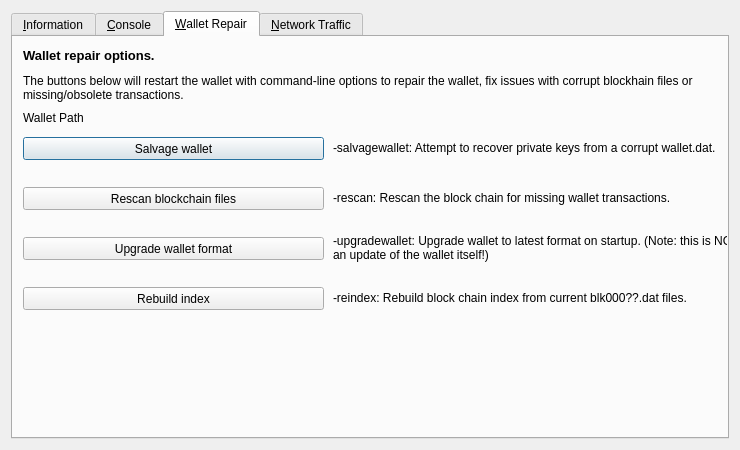
<?xml version="1.0" encoding="UTF-8"?>
<ui version="4.0">
 <class>RPCConsole</class>
 <widget class="QDialog" name="RPCConsole">
  <property name="geometry">
   <rect>
    <x>0</x>
    <y>0</y>
    <width>740</width>
    <height>450</height>
   </rect>
  </property>
  <property name="windowTitle">
   <string>GalaxyCash - Debug window</string>
  </property>
  <layout class="QVBoxLayout" name="verticalLayout_2">
   <item>
    <widget class="QTabWidget" name="tabWidget">
     <property name="currentIndex">
      <number>2</number>
     </property>
     <widget class="QWidget" name="tab_info">
      <attribute name="title">
       <string>&amp;Information</string>
      </attribute>
      <layout class="QGridLayout" name="gridLayout" columnstretch="0,0">
       <property name="horizontalSpacing">
        <number>12</number>
       </property>
       <item row="13" column="0">
        <widget class="QLabel" name="label_2">
         <property name="text">
          <string>Last block time</string>
         </property>
        </widget>
       </item>
       <item row="16" column="0">
        <widget class="QPushButton" name="openDebugLogfileButton">
         <property name="toolTip">
          <string>Open the GalaxyCash debug log file from the current data directory. This can take a few seconds for large log files.</string>
         </property>
         <property name="text">
          <string>&amp;Open</string>
         </property>
         <property name="autoDefault">
          <bool>false</bool>
         </property>
        </widget>
       </item>
       <item row="15" column="0">
        <widget class="QLabel" name="labelDebugLogfile">
         <property name="font">
          <font>
           <weight>75</weight>
           <bold>true</bold>
          </font>
         </property>
         <property name="text">
          <string>Debug log file</string>
         </property>
        </widget>
       </item>
       <item row="18" column="0">
        <widget class="QPushButton" name="showCLOptionsButton">
         <property name="toolTip">
          <string>Show the GalaxyCash-Qt help message to get a list with possible GalaxyCash command-line options.</string>
         </property>
         <property name="text">
          <string>&amp;Show</string>
         </property>
         <property name="autoDefault">
          <bool>false</bool>
         </property>
        </widget>
       </item>
       <item row="19" column="0">
        <spacer name="verticalSpacer">
         <property name="orientation">
          <enum>Qt::Vertical</enum>
         </property>
         <property name="sizeHint" stdset="0">
          <size>
           <width>20</width>
           <height>40</height>
          </size>
         </property>
        </spacer>
       </item>
       <item row="2" column="1">
        <widget class="QLabel" name="clientCodename">
         <property name="text">
          <string>N/A</string>
         </property>
        </widget>
       </item>
       <item row="2" column="0">
        <widget class="QLabel" name="label_4">
         <property name="text">
          <string>Client codename</string>
         </property>
        </widget>
       </item>
       <item row="17" column="0">
        <widget class="QLabel" name="labelCLOptions">
         <property name="font">
          <font>
           <weight>75</weight>
           <bold>true</bold>
          </font>
         </property>
         <property name="text">
          <string>Command-line options</string>
         </property>
        </widget>
       </item>
       <item row="9" column="0">
        <widget class="QLabel" name="label_15">
         <property name="text">
          <string>Number of masternodes</string>
         </property>
        </widget>
       </item>
       <item row="3" column="0">
        <widget class="QLabel" name="label_6">
         <property name="text">
          <string>Client version</string>
         </property>
        </widget>
       </item>
       <item row="3" column="1">
        <widget class="QLabel" name="clientVersion">
         <property name="cursor">
          <cursorShape>IBeamCursor</cursorShape>
         </property>
         <property name="text">
          <string>N/A</string>
         </property>
         <property name="textFormat">
          <enum>Qt::PlainText</enum>
         </property>
         <property name="textInteractionFlags">
          <set>Qt::LinksAccessibleByMouse|Qt::TextSelectableByKeyboard|Qt::TextSelectableByMouse</set>
         </property>
        </widget>
       </item>
       <item row="1" column="0">
        <widget class="QLabel" name="label_5">
         <property name="text">
          <string>Client name</string>
         </property>
        </widget>
       </item>
       <item row="0" column="0">
        <widget class="QLabel" name="label_9">
         <property name="font">
          <font>
           <weight>75</weight>
           <bold>true</bold>
          </font>
         </property>
         <property name="text">
          <string>GalaxyCash Core</string>
         </property>
        </widget>
       </item>
       <item row="1" column="1">
        <widget class="QLabel" name="clientName">
         <property name="cursor">
          <cursorShape>IBeamCursor</cursorShape>
         </property>
         <property name="text">
          <string>N/A</string>
         </property>
         <property name="textFormat">
          <enum>Qt::PlainText</enum>
         </property>
         <property name="textInteractionFlags">
          <set>Qt::LinksAccessibleByMouse|Qt::TextSelectableByKeyboard|Qt::TextSelectableByMouse</set>
         </property>
        </widget>
       </item>
       <item row="5" column="0">
        <widget class="QLabel" name="label_12">
         <property name="text">
          <string>Build date</string>
         </property>
        </widget>
       </item>
       <item row="4" column="0">
        <widget class="QLabel" name="label_14">
         <property name="text">
          <string>Using OpenSSL version</string>
         </property>
         <property name="indent">
          <number>10</number>
         </property>
        </widget>
       </item>
       <item row="6" column="0">
        <widget class="QLabel" name="label_13">
         <property name="text">
          <string>Startup time</string>
         </property>
        </widget>
       </item>
       <item row="4" column="1">
        <widget class="QLabel" name="openSSLVersion">
         <property name="cursor">
          <cursorShape>IBeamCursor</cursorShape>
         </property>
         <property name="text">
          <string>N/A</string>
         </property>
         <property name="textFormat">
          <enum>Qt::PlainText</enum>
         </property>
         <property name="textInteractionFlags">
          <set>Qt::LinksAccessibleByMouse|Qt::TextSelectableByKeyboard|Qt::TextSelectableByMouse</set>
         </property>
        </widget>
       </item>
       <item row="7" column="0">
        <widget class="QLabel" name="label_11">
         <property name="font">
          <font>
           <weight>75</weight>
           <bold>true</bold>
          </font>
         </property>
         <property name="text">
          <string>Network</string>
         </property>
        </widget>
       </item>
       <item row="10" column="1">
        <widget class="QCheckBox" name="isTestNet">
         <property name="enabled">
          <bool>false</bool>
         </property>
         <property name="text">
          <string/>
         </property>
        </widget>
       </item>
       <item row="6" column="1">
        <widget class="QLabel" name="startupTime">
         <property name="cursor">
          <cursorShape>IBeamCursor</cursorShape>
         </property>
         <property name="text">
          <string>N/A</string>
         </property>
         <property name="textFormat">
          <enum>Qt::PlainText</enum>
         </property>
         <property name="textInteractionFlags">
          <set>Qt::LinksAccessibleByMouse|Qt::TextSelectableByKeyboard|Qt::TextSelectableByMouse</set>
         </property>
        </widget>
       </item>
       <item row="5" column="1">
        <widget class="QLabel" name="buildDate">
         <property name="cursor">
          <cursorShape>IBeamCursor</cursorShape>
         </property>
         <property name="text">
          <string>N/A</string>
         </property>
         <property name="textFormat">
          <enum>Qt::PlainText</enum>
         </property>
         <property name="textInteractionFlags">
          <set>Qt::LinksAccessibleByMouse|Qt::TextSelectableByKeyboard|Qt::TextSelectableByMouse</set>
         </property>
        </widget>
       </item>
       <item row="8" column="0">
        <widget class="QLabel" name="label_7">
         <property name="text">
          <string>Number of connections</string>
         </property>
        </widget>
       </item>
       <item row="8" column="1">
        <widget class="QLabel" name="numberOfConnections">
         <property name="cursor">
          <cursorShape>IBeamCursor</cursorShape>
         </property>
         <property name="text">
          <string>N/A</string>
         </property>
         <property name="textFormat">
          <enum>Qt::PlainText</enum>
         </property>
         <property name="textInteractionFlags">
          <set>Qt::LinksAccessibleByMouse|Qt::TextSelectableByKeyboard|Qt::TextSelectableByMouse</set>
         </property>
        </widget>
       </item>
       <item row="11" column="0">
        <widget class="QLabel" name="label_10">
         <property name="font">
          <font>
           <weight>75</weight>
           <bold>true</bold>
          </font>
         </property>
         <property name="text">
          <string>Block chain</string>
         </property>
        </widget>
       </item>
       <item row="10" column="0">
        <widget class="QLabel" name="label_8">
         <property name="text">
          <string>On testnet</string>
         </property>
        </widget>
       </item>
       <item row="12" column="1">
        <widget class="QLabel" name="numberOfBlocks">
         <property name="cursor">
          <cursorShape>IBeamCursor</cursorShape>
         </property>
         <property name="text">
          <string>N/A</string>
         </property>
         <property name="textFormat">
          <enum>Qt::PlainText</enum>
         </property>
         <property name="textInteractionFlags">
          <set>Qt::LinksAccessibleByMouse|Qt::TextSelectableByKeyboard|Qt::TextSelectableByMouse</set>
         </property>
        </widget>
       </item>
       <item row="13" column="1">
        <widget class="QLabel" name="lastBlockTime">
         <property name="cursor">
          <cursorShape>IBeamCursor</cursorShape>
         </property>
         <property name="text">
          <string>N/A</string>
         </property>
         <property name="textFormat">
          <enum>Qt::PlainText</enum>
         </property>
         <property name="textInteractionFlags">
          <set>Qt::LinksAccessibleByMouse|Qt::TextSelectableByKeyboard|Qt::TextSelectableByMouse</set>
         </property>
        </widget>
       </item>
       <item row="14" column="0">
        <spacer name="verticalSpacer_2">
         <property name="orientation">
          <enum>Qt::Vertical</enum>
         </property>
         <property name="sizeHint" stdset="0">
          <size>
           <width>20</width>
           <height>20</height>
          </size>
         </property>
        </spacer>
       </item>
       <item row="12" column="0">
        <widget class="QLabel" name="label_3">
         <property name="text">
          <string>Current number of blocks</string>
         </property>
        </widget>
       </item>
       <item row="9" column="1">
        <widget class="QLabel" name="numberOfMasternodes">
         <property name="text">
          <string>N/A</string>
         </property>
        </widget>
       </item>
      </layout>
     </widget>
     <widget class="QWidget" name="tab_console">
      <attribute name="title">
       <string>&amp;Console</string>
      </attribute>
      <layout class="QVBoxLayout" name="verticalLayout_3">
       <property name="spacing">
        <number>3</number>
       </property>
       <item>
        <widget class="QTextEdit" name="messagesWidget">
         <property name="minimumSize">
          <size>
           <width>0</width>
           <height>100</height>
          </size>
         </property>
         <property name="readOnly">
          <bool>true</bool>
         </property>
         <property name="tabKeyNavigation" stdset="0">
          <bool>false</bool>
         </property>
         <property name="columnCount" stdset="0">
          <number>2</number>
         </property>
        </widget>
       </item>
       <item>
        <layout class="QHBoxLayout" name="horizontalLayout">
         <property name="spacing">
          <number>3</number>
         </property>
         <item>
          <widget class="QLabel" name="label">
           <property name="text">
            <string notr="true">&gt;</string>
           </property>
          </widget>
         </item>
         <item>
          <widget class="QLineEdit" name="lineEdit"/>
         </item>
         <item>
          <widget class="QPushButton" name="clearButton">
           <property name="maximumSize">
            <size>
             <width>24</width>
             <height>24</height>
            </size>
           </property>
           <property name="toolTip">
            <string>Clear console</string>
           </property>
           <property name="text">
            <string/>
           </property>
           <property name="icon">
            <iconset resource="../galaxycash.qrc">
             <normaloff>:/icons/remove</normaloff>:/icons/remove</iconset>
           </property>
           <property name="shortcut">
            <string notr="true">Ctrl+L</string>
           </property>
           <property name="autoDefault">
            <bool>false</bool>
           </property>
          </widget>
         </item>
        </layout>
       </item>
      </layout>
     </widget>
     <widget class="QWidget" name="tab_repair">
      <attribute name="title">
       <string>&amp;Wallet Repair</string>
      </attribute>
      <widget class="QPushButton" name="btn_salvagewallet">
       <property name="geometry">
        <rect>
         <x>10</x>
         <y>100</y>
         <width>301</width>
         <height>23</height>
        </rect>
       </property>
       <property name="minimumSize">
        <size>
         <width>180</width>
         <height>23</height>
        </size>
       </property>
       <property name="text">
        <string>Salvage wallet</string>
       </property>
      </widget>
      <widget class="QPushButton" name="btn_rescan">
       <property name="geometry">
        <rect>
         <x>10</x>
         <y>150</y>
         <width>301</width>
         <height>23</height>
        </rect>
       </property>
       <property name="minimumSize">
        <size>
         <width>180</width>
         <height>23</height>
        </size>
       </property>
       <property name="text">
        <string>Rescan blockchain files</string>
       </property>
      </widget>
      <widget class="QPushButton" name="btn_upgradewallet">
       <property name="geometry">
        <rect>
         <x>10</x>
         <y>200</y>
         <width>301</width>
         <height>23</height>
        </rect>
       </property>
       <property name="minimumSize">
        <size>
         <width>180</width>
         <height>23</height>
        </size>
       </property>
       <property name="text">
        <string>Upgrade wallet format</string>
       </property>
      </widget>
      <widget class="QLabel" name="label_repair_helptext">
       <property name="geometry">
        <rect>
         <x>10</x>
         <y>30</y>
         <width>711</width>
         <height>41</height>
        </rect>
       </property>
       <property name="font">
        <font>
         <weight>50</weight>
         <bold>false</bold>
        </font>
       </property>
       <property name="text">
        <string>The buttons below will restart the wallet with command-line options to repair the wallet, fix issues with corrupt blockhain files or missing/obsolete transactions.</string>
       </property>
       <property name="wordWrap">
        <bool>true</bool>
       </property>
      </widget>
      <widget class="QLabel" name="label_repair_salvage">
       <property name="geometry">
        <rect>
         <x>320</x>
         <y>90</y>
         <width>411</width>
         <height>41</height>
        </rect>
       </property>
       <property name="text">
        <string>-salvagewallet: Attempt to recover private keys from a corrupt wallet.dat.</string>
       </property>
       <property name="wordWrap">
        <bool>true</bool>
       </property>
      </widget>
      <widget class="QLabel" name="label_repair_rescan">
       <property name="geometry">
        <rect>
         <x>320</x>
         <y>140</y>
         <width>411</width>
         <height>41</height>
        </rect>
       </property>
       <property name="text">
        <string>-rescan: Rescan the block chain for missing wallet transactions.</string>
       </property>
       <property name="wordWrap">
        <bool>true</bool>
       </property>
      </widget>
      <widget class="QLabel" name="label_repair_upgrade">
       <property name="geometry">
        <rect>
         <x>320</x>
         <y>190</y>
         <width>411</width>
         <height>41</height>
        </rect>
       </property>
       <property name="text">
        <string>-upgradewallet: Upgrade wallet to latest format on startup. (Note: this is NOT an update of the wallet itself!)</string>
       </property>
       <property name="wordWrap">
        <bool>true</bool>
       </property>
      </widget>
      <widget class="QLabel" name="label_repair_header">
       <property name="geometry">
        <rect>
         <x>10</x>
         <y>10</y>
         <width>711</width>
         <height>16</height>
        </rect>
       </property>
       <property name="font">
        <font>
         <pointsize>10</pointsize>
         <weight>75</weight>
         <bold>true</bold>
        </font>
       </property>
       <property name="text">
        <string>Wallet repair options.</string>
       </property>
       <property name="wordWrap">
        <bool>true</bool>
       </property>
      </widget>
      <widget class="QPushButton" name="btn_reindex">
       <property name="geometry">
        <rect>
         <x>10</x>
         <y>250</y>
         <width>301</width>
         <height>23</height>
        </rect>
       </property>
       <property name="text">
        <string>Rebuild index</string>
       </property>
      </widget>
      <widget class="QLabel" name="label_repair_reindex">
       <property name="geometry">
        <rect>
         <x>320</x>
         <y>240</y>
         <width>411</width>
         <height>41</height>
        </rect>
       </property>
       <property name="text">
        <string>-reindex: Rebuild block chain index from current blk000??.dat files.</string>
       </property>
       <property name="wordWrap">
        <bool>true</bool>
       </property>
      </widget>
      <widget class="QLabel" name="wallet_path">
       <property name="geometry">
        <rect>
         <x>10</x>
         <y>70</y>
         <width>731</width>
         <height>21</height>
        </rect>
       </property>
       <property name="text">
        <string>Wallet Path</string>
       </property>
      </widget>
     </widget>
     <widget class="QWidget" name="tab">
      <attribute name="title">
       <string>&amp;Network Traffic</string>
      </attribute>
      <layout class="QHBoxLayout" name="horizontalLayout_3">
       <item>
        <layout class="QVBoxLayout" name="verticalLayout_4">
         <item>
          <widget class="TrafficGraphWidget" name="trafficGraph" native="true">
           <property name="sizePolicy">
            <sizepolicy hsizetype="Expanding" vsizetype="Expanding">
             <horstretch>0</horstretch>
             <verstretch>0</verstretch>
            </sizepolicy>
           </property>
          </widget>
         </item>
         <item>
          <layout class="QHBoxLayout" name="horizontalLayout_2">
           <item>
            <widget class="QSlider" name="sldGraphRange">
             <property name="minimum">
              <number>1</number>
             </property>
             <property name="maximum">
              <number>288</number>
             </property>
             <property name="pageStep">
              <number>12</number>
             </property>
             <property name="value">
              <number>6</number>
             </property>
             <property name="orientation">
              <enum>Qt::Horizontal</enum>
             </property>
            </widget>
           </item>
           <item>
            <widget class="QLabel" name="lblGraphRange">
             <property name="minimumSize">
              <size>
               <width>100</width>
               <height>0</height>
              </size>
             </property>
             <property name="alignment">
              <set>Qt::AlignCenter</set>
             </property>
            </widget>
           </item>
           <item>
            <widget class="QPushButton" name="btnClearTrafficGraph">
             <property name="text">
              <string>&amp;Clear</string>
             </property>
            </widget>
           </item>
          </layout>
         </item>
        </layout>
       </item>
       <item>
        <layout class="QVBoxLayout" name="verticalLayout">
         <item>
          <widget class="QGroupBox" name="groupBox">
           <property name="title">
            <string>Totals</string>
           </property>
           <layout class="QVBoxLayout" name="verticalLayout_5">
            <item>
             <layout class="QHBoxLayout" name="horizontalLayout_4">
              <item>
               <widget class="Line" name="line">
                <property name="sizePolicy">
                 <sizepolicy hsizetype="Fixed" vsizetype="Fixed">
                  <horstretch>0</horstretch>
                  <verstretch>0</verstretch>
                 </sizepolicy>
                </property>
                <property name="minimumSize">
                 <size>
                  <width>10</width>
                  <height>0</height>
                 </size>
                </property>
                <property name="palette">
                 <palette>
                  <active>
                   <colorrole role="Light">
                    <brush brushstyle="SolidPattern">
                     <color alpha="255">
                      <red>0</red>
                      <green>255</green>
                      <blue>0</blue>
                     </color>
                    </brush>
                   </colorrole>
                  </active>
                  <inactive>
                   <colorrole role="Light">
                    <brush brushstyle="SolidPattern">
                     <color alpha="255">
                      <red>0</red>
                      <green>255</green>
                      <blue>0</blue>
                     </color>
                    </brush>
                   </colorrole>
                  </inactive>
                  <disabled>
                   <colorrole role="Light">
                    <brush brushstyle="SolidPattern">
                     <color alpha="255">
                      <red>0</red>
                      <green>255</green>
                      <blue>0</blue>
                     </color>
                    </brush>
                   </colorrole>
                  </disabled>
                 </palette>
                </property>
                <property name="orientation">
                 <enum>Qt::Horizontal</enum>
                </property>
               </widget>
              </item>
              <item>
               <widget class="QLabel" name="label_16">
                <property name="text">
                 <string>In:</string>
                </property>
               </widget>
              </item>
              <item>
               <widget class="QLabel" name="lblBytesIn">
                <property name="minimumSize">
                 <size>
                  <width>50</width>
                  <height>0</height>
                 </size>
                </property>
                <property name="alignment">
                 <set>Qt::AlignRight|Qt::AlignTrailing|Qt::AlignVCenter</set>
                </property>
               </widget>
              </item>
             </layout>
            </item>
            <item>
             <layout class="QHBoxLayout" name="horizontalLayout_5">
              <item>
               <widget class="Line" name="line_2">
                <property name="sizePolicy">
                 <sizepolicy hsizetype="Fixed" vsizetype="Fixed">
                  <horstretch>0</horstretch>
                  <verstretch>0</verstretch>
                 </sizepolicy>
                </property>
                <property name="minimumSize">
                 <size>
                  <width>10</width>
                  <height>0</height>
                 </size>
                </property>
                <property name="palette">
                 <palette>
                  <active>
                   <colorrole role="Light">
                    <brush brushstyle="SolidPattern">
                     <color alpha="255">
                      <red>255</red>
                      <green>0</green>
                      <blue>0</blue>
                     </color>
                    </brush>
                   </colorrole>
                  </active>
                  <inactive>
                   <colorrole role="Light">
                    <brush brushstyle="SolidPattern">
                     <color alpha="255">
                      <red>255</red>
                      <green>0</green>
                      <blue>0</blue>
                     </color>
                    </brush>
                   </colorrole>
                  </inactive>
                  <disabled>
                   <colorrole role="Light">
                    <brush brushstyle="SolidPattern">
                     <color alpha="255">
                      <red>255</red>
                      <green>0</green>
                      <blue>0</blue>
                     </color>
                    </brush>
                   </colorrole>
                  </disabled>
                 </palette>
                </property>
                <property name="orientation">
                 <enum>Qt::Horizontal</enum>
                </property>
               </widget>
              </item>
              <item>
               <widget class="QLabel" name="label_17">
                <property name="text">
                 <string>Out:</string>
                </property>
               </widget>
              </item>
              <item>
               <widget class="QLabel" name="lblBytesOut">
                <property name="minimumSize">
                 <size>
                  <width>50</width>
                  <height>0</height>
                 </size>
                </property>
                <property name="alignment">
                 <set>Qt::AlignRight|Qt::AlignTrailing|Qt::AlignVCenter</set>
                </property>
               </widget>
              </item>
             </layout>
            </item>
            <item>
             <spacer name="verticalSpacer_4">
              <property name="orientation">
               <enum>Qt::Vertical</enum>
              </property>
              <property name="sizeHint" stdset="0">
               <size>
                <width>20</width>
                <height>407</height>
               </size>
              </property>
             </spacer>
            </item>
           </layout>
          </widget>
         </item>
        </layout>
       </item>
      </layout>
     </widget>
    </widget>
   </item>
  </layout>
 </widget>
 <customwidgets>
  <customwidget>
   <class>TrafficGraphWidget</class>
   <extends>QWidget</extends>
   <header>trafficgraphwidget.h</header>
   <container>1</container>
   <slots>
    <slot>clear()</slot>
   </slots>
  </customwidget>
 </customwidgets>
 <resources>
  <include location="../galaxycash.qrc"/>
 </resources>
 <connections/>
</ui>
